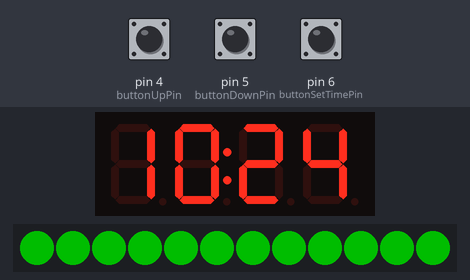
A sketch run on a simulated Arduino Leonardo, built with avr-gcc and run on an emulated ATmega32U4. Parts: 4-digit seven-segment display, 12 RGB LEDs in strip order, left to right. Inputs (shaded band) come from the test bench; at power-on: pin 6 (buttonSetTimePin) LOW, pin 4 (buttonUpPin) LOW, pin 5 (buttonDownPin) LOW. Dim RGB values are drawn brighter than linear; the local clock reads 2024-03-15 10:24:30 at power-on unless the sketch sets it; what the sketch prints to the serial monitor is not drawn.

Above: at 11.23 s.
18.1 s: pin 6 (buttonSetTimePin) pulled HIGH for 3 s
At 21.7 s:
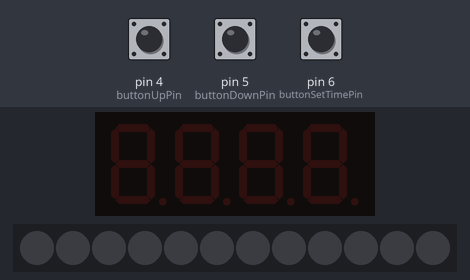
28.5 s: pin 4 (buttonUpPin) pulled HIGH for 3 s
At 29.66 s:
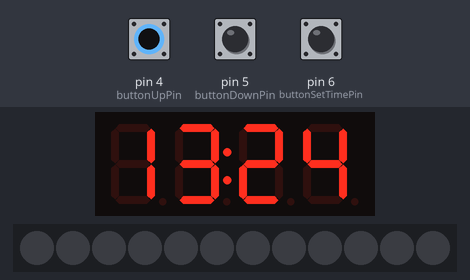
38.9 s: pin 5 (buttonDownPin) pulled HIGH for 3 s
At 40.05 s:
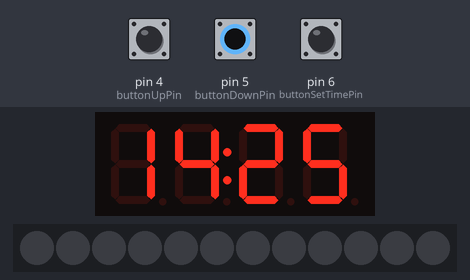
49.3 s: pin 4 (buttonUpPin) pulled HIGH for 3 s
At 50.46 s:
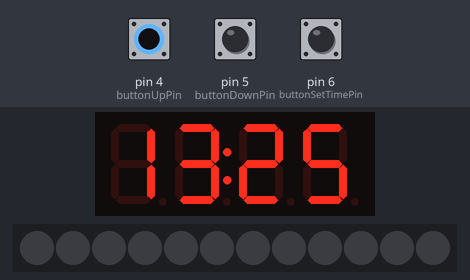
59.7 s: pin 6 (buttonSetTimePin) pulled HIGH for 3 s
At 60.67 s:
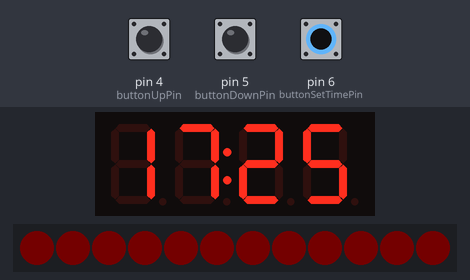

The sketch:

alarm_clock.ino
```cpp
#include "Display.h"
#include "Button.h"
#include "RealTimeClock.h"
#include "Light.h"

const int displayClkPin = 2;
const int displayDioPin = 3;
const int buttonUpPin = 4;
const int buttonDownPin = 5;
const int buttonSetTimePin = 6;
const int ledPin =  8;


Display display(displayClkPin, displayDioPin);
RealTimeClock rtc;
Light light(ledPin);

Button buttonUp(buttonUpPin);
Button buttonDown(buttonDownPin);
Button buttonSetTime(buttonSetTimePin);

void setup()
{
    while (!Serial); // for Leonardo/Micro/Zero
    Serial.begin(115200);
    Serial.println("Setup");

    rtc.setup();
    light.setup();

}

void loop()
{
    Serial.println("loop begin");
    //delay(1000);

    light.fadeOn(255, 0, 0);
    delay(200);
    light.fadeOff();
    light.fadeOn(0, 255, 0);
    light.fadeOff();
    delay(200);
    light.fadeOn(0, 0, 255);
    light.fadeOff();
    delay(200);

    display.setTime(rtc.getHoursMinutes());

    if (buttonSetTime.buttonPressed()) {
        display.startBlinking();
        // Enter a state where the time can be changed by the up/down buttons
        delay(400);
        // Set hours until SetTime button is pressed
        while (!buttonSetTime.buttonPressed()) {
            display.updateBlink();
            if (buttonUp.buttonPressed()) {
                Serial.print("Button UP pressed ... ");
                rtc.incrementHours();
                display.setTime(rtc.getHoursMinutes());
                Serial.print("display finished ... ");
                delay(400);
                Serial.println("wait over");
            }
            if (buttonDown.buttonPressed()) {
                rtc.decrementHours();
                display.setTime(rtc.getHoursMinutes());
                delay(400);
            }
        }
        delay(400);
        // Set minutes until SetTime button is pressed
        while (!buttonSetTime.buttonPressed()) {
            display.updateBlink();
            if (buttonUp.buttonPressed()) {
                rtc.incrementMinutes();
                display.setTime(rtc.getHoursMinutes());
                delay(400);
            }
            if (buttonDown.buttonPressed()) {
                rtc.decrementMinutes();
                display.setTime(rtc.getHoursMinutes());
                delay(400);
            }
        }
        display.stopBlinking();
        delay(400);
    }


    //if (buttonUp.buttonPressed()) {
    //    Serial.print("Button UP pressed ... ");
    //    display.incrementHours();
    //    Serial.print("display finished ... ");
    //    delay(400);
    //    Serial.println("wait over");
    //}
    //if (buttonDown.buttonPressed()) {
    //    Serial.print("Button DOWN pressed ... ");
    //    display.decrementHours();
    //    Serial.print("display finished ... ");
    //    delay(400);
    //    Serial.println("wait over");
    //}


    //if (buttonUp.buttonPressed()) {
    //    digitalWrite(ledPin, HIGH);
    //} else {
    //    digitalWrite(ledPin, LOW);
    //}

}
```

Button.cpp
```cpp
#include "Button.h"

#include <Arduino.h>

Button::Button(int pin)
{
    this->pin = pin;
    pinMode(pin, INPUT);
}

bool Button::buttonPressed() const
{
  return digitalRead(pin);
}
```

Button.h
```cpp
#ifndef BUTTON_H
#define BUTTON_H


class Button
{
    public:
        Button(int pin);

        bool buttonPressed() const;

    private:
        int pin;

};

#endif
```

Display.cpp
```cpp
#include "Display.h"

#include <Arduino.h>

Display::Display(int clkPin, int dioPin) :
    tm1637_(clkPin, dioPin)
{
    hour_ = 0;
    minute_ = 0;
    brightness_ = 7;
    on_ = true;
    tm1637_.clear();
    tm1637_.setBrightness(brightness_, true);
}

void Display::setTime(int hour, int minute)
{
    setHours(hour);
    setMinutes(minute);
}
void Display::setTime(const int* hourminute)
{
    setHours(hourminute[0]);
    setMinutes(hourminute[1]);
}

int Display::getHours() const
{
    return hour_;
}
int Display::getMinutes() const
{
    return minute_;
}
void Display::setHours(int hour)
{
    hour_ = correctHoursRange(hour);
    updateScreen();
}
void Display::setMinutes(int minute)
{
    minute_ = correctMinutesRange(minute);
    updateScreen();
}

void Display::incrementHours()
{
    setHours(getHours() + 1);
}
void Display::decrementHours()
{
    setHours(getHours() - 1);
}
void Display::incrementMinutes()
{
    setMinutes(getMinutes() + 1);
}
void Display::decrementMinutes()
{
    setMinutes(getMinutes() - 1);
}

void Display::on()
{
    on_ = true;
    tm1637_.setBrightness(brightness_, true);
    updateScreen();
}
void Display::off()
{
    on_ = false;
    tm1637_.setBrightness(brightness_, false);
    updateScreen();
}

void Display::startBlinking()
{
    previousBlinkTime_ = millis();
    on();
}
void Display::updateBlink()
{
    if (millis() - previousBlinkTime_ >= blinkInterval_) {
        // Update the stored time
        previousBlinkTime_ = millis();
        // Alternate the screen on/off
        onOffSwitch();
    }
}
void Display::stopBlinking()
{
    on();
}

int Display::correctHoursRange(int hour)
{
    return (((hour-1) % 24 + 24) % 24) + 1;
}
int Display::correctMinutesRange(int minute)
{
    return (minute % 60 + 60) % 60;
}

void Display::updateScreen() {
    tm1637_.showNumberDecEx(hour_*100 + minute_, 0b01000000);
}

void Display::onOffSwitch()
{
    if (on_) {
        off();
    } else {
        on();
    }
}
```

Display.h
```cpp
#ifndef DISPLAY_H
#define DISPLAY_H

#include <TM1637Display.h>


class Display
{
    public:
        Display(int clkPin, int dioPin);

        void setTime(int hour, int minute);
        void setTime(const int* hourminute);

        int getHours() const;
        int getMinutes() const;

        void setHours(int hour);
        void setMinutes(int minute);

        void incrementHours();
        void decrementHours();
        void incrementMinutes();
        void decrementMinutes();

        void on();
        void off();

        void startBlinking();
        void updateBlink();
        void stopBlinking();

        static int correctHoursRange(int hour);
        static int correctMinutesRange(int minute);

    private:
        TM1637Display tm1637_;
        int hour_;
        int minute_;
        int brightness_;
        bool on_;

        unsigned long previousBlinkTime_;
        const int blinkInterval_ = 500;

        void updateScreen();
        void onOffSwitch();
};

#endif
```

Light.cpp
```cpp
#include "Light.h"

#include <Arduino.h>

Light::Light(int pin) :
    pixels_(numLedPixels_, pin, NEO_GRBW + NEO_KHZ800)
{
}

void Light::setup()
{
    pixels_.begin();
    pixels_.clear();
    pixels_.show();
    pixels_.setBrightness(255);
}

void Light::off()
{
    pixels_.clear();
    pixels_.show();
}

void Light::on(int r, int g, int b)
{
    pixels_.fill(pixels_.Color(r, g, b));
    pixels_.show();
}

void Light::fadeOn(int r, int g, int b)
{
    int increments = 255;
    for (int i = 0; i < increments; i++) {
        pixels_.setBrightness(255 * i/((float)increments-1));
        pixels_.fill(pixels_.Color(r, g, b));
        pixels_.show();
        delay(fadeTime_ / increments);
    }
}
void Light::fadeOff()
{
    int increments = 255;
    for (int i = increments-1; i >= 0; i--) {
        pixels_.setBrightness(255 * i/((float)increments-1));
        //pixels_.fill(pixels_.Color(r, g, b));
        pixels_.show();
        delay(fadeTime_ / increments);
    }
}
```

Light.h
```cpp
#ifndef LIGHT_H
#define LIGHT_H

#include <Adafruit_NeoPixel.h>

class Light
{
    public:
        Light(int pin);

        void setup();

        void off();
        // Turn on (red, gree, blue) 0 - 255
        void on(int r, int g, int b);

        void fadeOn(int r, int g, int b);
        void fadeOff();

    private:
        const int numLedPixels_ = 12;
        const int fadeTime_ = 1000;
        Adafruit_NeoPixel pixels_;

};

#endif
```

RealTimeClock.cpp
```cpp
#include "RealTimeClock.h"

#include <Arduino.h>

RealTimeClock::RealTimeClock()
{
}

void RealTimeClock::setup()
{
    rtc_.begin();
    if (!rtc_.isrunning()) {
        Serial.println("RTC is NOT running!");
        // Following line sets the RTC to the date & time this sketch was compiled
        // rtc_.adjust(DateTime(F(__DATE__), F(__TIME__)));
    } else {
        Serial.println("RTC is okay");
    }
}

void RealTimeClock::setTime(int hour, int minute)
{
    setHours(hour);
    setMinutes(minute);
}

void RealTimeClock::getHoursMinutes(int& hour, int& minute) const
{
    DateTime t = now();
    hour = t.hour();
    minute = t.minute();
}
const int* RealTimeClock::getHoursMinutes()
{
    DateTime t = now();
    hourminute_[0] = t.hour();
    hourminute_[1] = t.minute();
    return hourminute_;
}
int RealTimeClock::getHours() const
{
    return now().hour();
}
int RealTimeClock::getMinutes() const
{
    return now().minute();
}
void RealTimeClock::setHours(int hour)
{
    hour = correctHoursRange(hour);
    DateTime t = now();
    rtc_.adjust(DateTime(t.year(), t.month(), t.day(), hour, t.minute(), t.second()));
}
void RealTimeClock::setMinutes(int minute)
{
    minute = correctMinutesRange(minute);
    DateTime t = now();
    rtc_.adjust(DateTime(t.year(), t.month(), t.day(), t.hour(), minute, t.second()));
}

void RealTimeClock::incrementHours()
{
    setHours(getHours() + 1);
}
void RealTimeClock::decrementHours()
{
    setHours(getHours() - 1);
}
void RealTimeClock::incrementMinutes()
{
    setMinutes(getMinutes() + 1);
}
void RealTimeClock::decrementMinutes()
{
    setMinutes(getMinutes() - 1);
}

int RealTimeClock::correctHoursRange(int hour)
{
    return (((hour-1) % 24 + 24) % 24) + 1;
}
int RealTimeClock::correctMinutesRange(int minute)
{
    return (minute % 60 + 60) % 60;
}

DateTime RealTimeClock::now() const
{
  return rtc_.now();
}
```

RealTimeClock.h
```cpp
#ifndef REALTIMECLOCK_H
#define REALTIMECLOCK_H

#include "RTClib.h"

class RealTimeClock
{
    public:
        RealTimeClock();

        void setup();

        void setTime(int hour, int minute);

        void getHoursMinutes(int& hour, int& minute) const;
        const int* getHoursMinutes();
        int getHours() const;
        int getMinutes() const;

        void setHours(int hour);
        void setMinutes(int minute);

        void incrementHours();
        void decrementHours();
        void incrementMinutes();
        void decrementMinutes();

        static int correctHoursRange(int hour);
        static int correctMinutesRange(int minute);

    private:
        RTC_DS1307 rtc_;
        const char daysOfTheWeek[7][12] = {"Sunday", "Monday", "Tuesday", "Wednesday", "Thursday", "Friday", "Saturday"};
        DateTime now() const;
        int hourminute_[2];

};

#endif
```

Measured:
- what the display in image 1 shows lasts 0.5 s, from 21.4 s to 21.9 s
